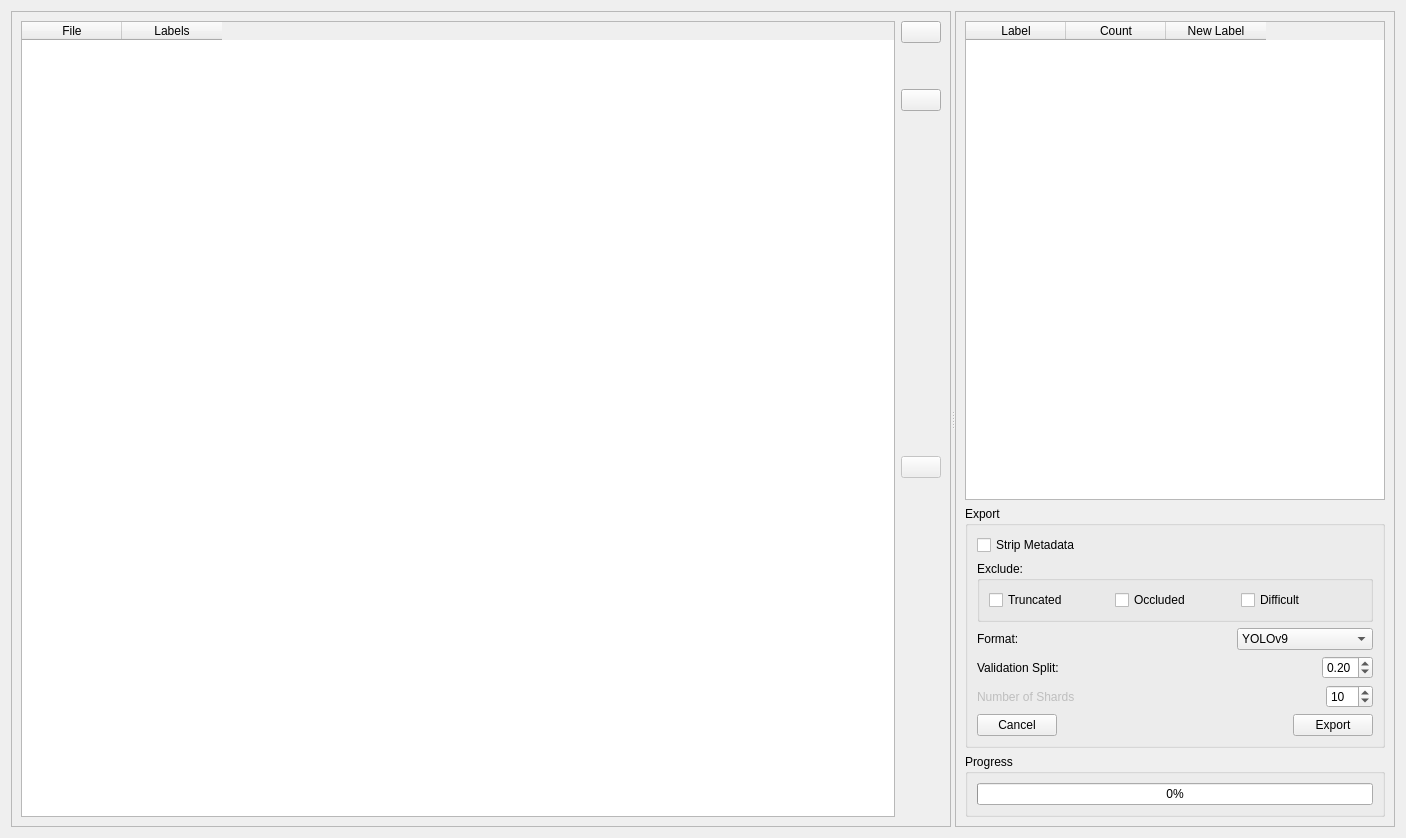
<?xml version="1.0" encoding="UTF-8"?>
<ui version="4.0">
 <class>Form</class>
 <widget class="QWidget" name="Form">
  <property name="geometry">
   <rect>
    <x>0</x>
    <y>0</y>
    <width>1406</width>
    <height>838</height>
   </rect>
  </property>
  <property name="sizePolicy">
   <sizepolicy hsizetype="Expanding" vsizetype="Expanding">
    <horstretch>0</horstretch>
    <verstretch>0</verstretch>
   </sizepolicy>
  </property>
  <property name="windowTitle">
   <string>Form</string>
  </property>
  <layout class="QGridLayout" name="gridLayout">
   <item row="0" column="0">
    <widget class="QSplitter" name="splitter">
     <property name="orientation">
      <enum>Qt::Horizontal</enum>
     </property>
     <widget class="QFrame" name="frame_2">
      <property name="sizePolicy">
       <sizepolicy hsizetype="Preferred" vsizetype="Preferred">
        <horstretch>2</horstretch>
        <verstretch>0</verstretch>
       </sizepolicy>
      </property>
      <property name="sizeIncrement">
       <size>
        <width>0</width>
        <height>0</height>
       </size>
      </property>
      <property name="frameShape">
       <enum>QFrame::StyledPanel</enum>
      </property>
      <property name="frameShadow">
       <enum>QFrame::Raised</enum>
      </property>
      <layout class="QHBoxLayout" name="horizontalLayout">
       <item>
        <widget class="QTableWidget" name="tw_files">
         <property name="sizePolicy">
          <sizepolicy hsizetype="Expanding" vsizetype="Expanding">
           <horstretch>4</horstretch>
           <verstretch>0</verstretch>
          </sizepolicy>
         </property>
         <property name="sizeIncrement">
          <size>
           <width>0</width>
           <height>0</height>
          </size>
         </property>
         <column>
          <property name="text">
           <string>File</string>
          </property>
         </column>
         <column>
          <property name="text">
           <string>Labels</string>
          </property>
         </column>
        </widget>
       </item>
       <item>
        <layout class="QVBoxLayout" name="verticalLayout_3">
         <item>
          <widget class="QPushButton" name="pb_select_directory">
           <property name="toolTip">
            <string>Select top level project directory</string>
           </property>
           <property name="text">
            <string/>
           </property>
           <property name="icon">
            <iconset resource="../../icons/bboxee.qrc">
             <normaloff>:/icons/folder.svg</normaloff>:/icons/folder.svg</iconset>
           </property>
           <property name="iconSize">
            <size>
             <width>24</width>
             <height>24</height>
            </size>
           </property>
          </widget>
         </item>
         <item>
          <spacer name="verticalSpacer_3">
           <property name="orientation">
            <enum>Qt::Vertical</enum>
           </property>
           <property name="sizeType">
            <enum>QSizePolicy::Minimum</enum>
           </property>
           <property name="sizeHint" stdset="0">
            <size>
             <width>20</width>
             <height>40</height>
            </size>
           </property>
          </spacer>
         </item>
         <item>
          <widget class="QPushButton" name="pb_label_map">
           <property name="toolTip">
            <string>Load label map</string>
           </property>
           <property name="text">
            <string/>
           </property>
           <property name="icon">
            <iconset resource="../../icons/bboxee.qrc">
             <normaloff>:/icons/file.svg</normaloff>:/icons/file.svg</iconset>
           </property>
           <property name="iconSize">
            <size>
             <width>24</width>
             <height>24</height>
            </size>
           </property>
          </widget>
         </item>
         <item>
          <spacer name="verticalSpacer">
           <property name="orientation">
            <enum>Qt::Vertical</enum>
           </property>
           <property name="sizeType">
            <enum>QSizePolicy::MinimumExpanding</enum>
           </property>
           <property name="sizeHint" stdset="0">
            <size>
             <width>20</width>
             <height>40</height>
            </size>
           </property>
          </spacer>
         </item>
         <item>
          <widget class="QPushButton" name="pb_search">
           <property name="enabled">
            <bool>false</bool>
           </property>
           <property name="toolTip">
            <string>Search .bxx files for specific class.</string>
           </property>
           <property name="text">
            <string/>
           </property>
           <property name="icon">
            <iconset resource="../../icons/bboxee.qrc">
             <normaloff>:/icons/search.svg</normaloff>:/icons/search.svg</iconset>
           </property>
           <property name="iconSize">
            <size>
             <width>24</width>
             <height>24</height>
            </size>
           </property>
          </widget>
         </item>
         <item>
          <spacer name="verticalSpacer_2">
           <property name="orientation">
            <enum>Qt::Vertical</enum>
           </property>
           <property name="sizeType">
            <enum>QSizePolicy::Expanding</enum>
           </property>
           <property name="sizeHint" stdset="0">
            <size>
             <width>20</width>
             <height>40</height>
            </size>
           </property>
          </spacer>
         </item>
        </layout>
       </item>
      </layout>
     </widget>
     <widget class="QFrame" name="frame">
      <property name="sizePolicy">
       <sizepolicy hsizetype="Preferred" vsizetype="Preferred">
        <horstretch>1</horstretch>
        <verstretch>0</verstretch>
       </sizepolicy>
      </property>
      <property name="maximumSize">
       <size>
        <width>16777215</width>
        <height>16777215</height>
       </size>
      </property>
      <property name="sizeIncrement">
       <size>
        <width>0</width>
        <height>0</height>
       </size>
      </property>
      <property name="frameShape">
       <enum>QFrame::StyledPanel</enum>
      </property>
      <property name="frameShadow">
       <enum>QFrame::Raised</enum>
      </property>
      <layout class="QVBoxLayout" name="verticalLayout_2">
       <item>
        <widget class="QTableWidget" name="tw_remap">
         <property name="maximumSize">
          <size>
           <width>16777215</width>
           <height>16777215</height>
          </size>
         </property>
         <column>
          <property name="text">
           <string>Label</string>
          </property>
         </column>
         <column>
          <property name="text">
           <string>Count</string>
          </property>
         </column>
         <column>
          <property name="text">
           <string>New Label</string>
          </property>
         </column>
        </widget>
       </item>
       <item>
        <widget class="QGroupBox" name="groupBoxExport">
         <property name="title">
          <string>Export</string>
         </property>
         <layout class="QVBoxLayout" name="verticalLayout">
          <item>
           <widget class="QCheckBox" name="cb_strip_metadata">
            <property name="text">
             <string>Strip Metadata</string>
            </property>
           </widget>
          </item>
          <item>
           <widget class="QGroupBox" name="groupBox">
            <property name="title">
             <string>Exclude:</string>
            </property>
            <layout class="QHBoxLayout" name="horizontalLayout_2">
             <item>
              <widget class="QCheckBox" name="cb_truncated">
               <property name="text">
                <string>Truncated</string>
               </property>
              </widget>
             </item>
             <item>
              <widget class="QCheckBox" name="cb_occluded">
               <property name="text">
                <string>Occluded</string>
               </property>
              </widget>
             </item>
             <item>
              <widget class="QCheckBox" name="cb_difficult">
               <property name="text">
                <string>Difficult</string>
               </property>
              </widget>
             </item>
            </layout>
           </widget>
          </item>
          <item>
           <layout class="QHBoxLayout" name="horizontalLayout_5">
            <item>
             <widget class="QLabel" name="label_2">
              <property name="text">
               <string>Format: </string>
              </property>
             </widget>
            </item>
            <item>
             <spacer name="horizontalSpacer_4">
              <property name="orientation">
               <enum>Qt::Horizontal</enum>
              </property>
              <property name="sizeHint" stdset="0">
               <size>
                <width>40</width>
                <height>20</height>
               </size>
              </property>
             </spacer>
            </item>
            <item>
             <widget class="QComboBox" name="comboBoxFormat">
              <item>
               <property name="text">
                <string>YOLOv9</string>
               </property>
              </item>
              <item>
               <property name="text">
                <string>YOLOv5</string>
               </property>
              </item>
              <item>
               <property name="text">
                <string>TensorFlow Record</string>
               </property>
              </item>
              <item>
               <property name="text">
                <string>COCO</string>
               </property>
              </item>
             </widget>
            </item>
           </layout>
          </item>
          <item>
           <layout class="QHBoxLayout" name="horizontalLayout_3">
            <item>
             <widget class="QLabel" name="label_3">
              <property name="text">
               <string>Validation Split:</string>
              </property>
             </widget>
            </item>
            <item>
             <spacer name="horizontalSpacer_6">
              <property name="orientation">
               <enum>Qt::Horizontal</enum>
              </property>
              <property name="sizeHint" stdset="0">
               <size>
                <width>40</width>
                <height>20</height>
               </size>
              </property>
             </spacer>
            </item>
            <item>
             <widget class="QDoubleSpinBox" name="doubleSpinBoxSplit">
              <property name="minimum">
               <double>0.010000000000000</double>
              </property>
              <property name="maximum">
               <double>0.500000000000000</double>
              </property>
              <property name="singleStep">
               <double>0.050000000000000</double>
              </property>
              <property name="value">
               <double>0.200000000000000</double>
              </property>
             </widget>
            </item>
           </layout>
          </item>
          <item>
           <layout class="QHBoxLayout" name="horizontalLayout_6">
            <item>
             <widget class="QLabel" name="label">
              <property name="enabled">
               <bool>false</bool>
              </property>
              <property name="text">
               <string>Number of Shards</string>
              </property>
             </widget>
            </item>
            <item>
             <spacer name="horizontalSpacer">
              <property name="orientation">
               <enum>Qt::Horizontal</enum>
              </property>
              <property name="sizeHint" stdset="0">
               <size>
                <width>40</width>
                <height>20</height>
               </size>
              </property>
             </spacer>
            </item>
            <item>
             <widget class="QSpinBox" name="spinBoxShards">
              <property name="minimum">
               <number>2</number>
              </property>
              <property name="maximum">
               <number>100</number>
              </property>
              <property name="value">
               <number>10</number>
              </property>
             </widget>
            </item>
           </layout>
          </item>
          <item>
           <layout class="QHBoxLayout" name="horizontalLayout_7">
            <item>
             <widget class="QPushButton" name="pb_cancel">
              <property name="text">
               <string>Cancel</string>
              </property>
             </widget>
            </item>
            <item>
             <spacer name="horizontalSpacer_2">
              <property name="orientation">
               <enum>Qt::Horizontal</enum>
              </property>
              <property name="sizeHint" stdset="0">
               <size>
                <width>40</width>
                <height>20</height>
               </size>
              </property>
             </spacer>
            </item>
            <item>
             <widget class="QPushButton" name="pb_export">
              <property name="enabled">
               <bool>true</bool>
              </property>
              <property name="text">
               <string>Export</string>
              </property>
             </widget>
            </item>
           </layout>
          </item>
         </layout>
        </widget>
       </item>
       <item>
        <widget class="QGroupBox" name="groupBox_2">
         <property name="title">
          <string>Progress</string>
         </property>
         <layout class="QHBoxLayout" name="horizontalLayout_4">
          <item>
           <widget class="QProgressBar" name="progressBar">
            <property name="value">
             <number>0</number>
            </property>
            <property name="format">
             <string>%p%</string>
            </property>
           </widget>
          </item>
         </layout>
        </widget>
       </item>
      </layout>
     </widget>
    </widget>
   </item>
  </layout>
 </widget>
 <resources>
  <include location="../../icons/bboxee.qrc"/>
 </resources>
 <connections/>
</ui>
